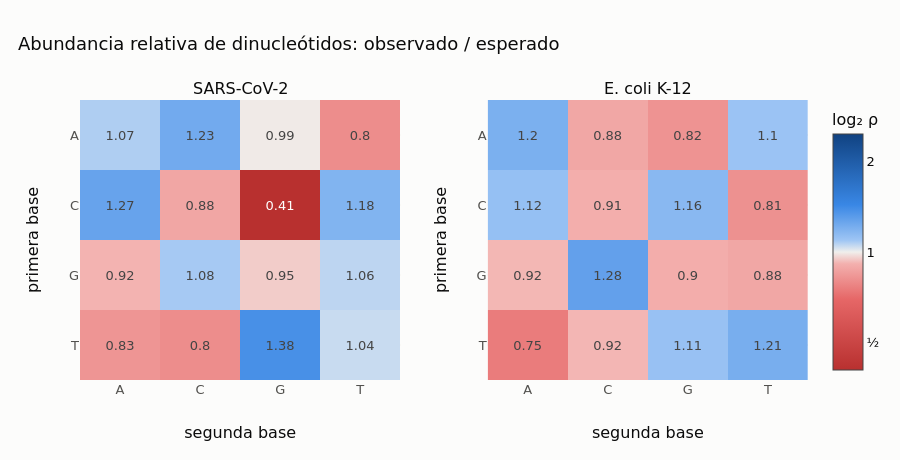

Notebook code for this chart:
### Markdown cell above
### 🖱️ Gráfico interactivo: observado contra esperado

Pase el cursor por cada celda: verá la frecuencia **observada**, la **esperada** y el cociente $\rho$. Compare el
dinucleótido **CG** en ambos genomas, y busque también **TA**: ¿está sub-representado en alguno?

### Code cell
def dinuc_detail(seq):
    arr = np.frombuffer(seq.encode("ascii"), dtype=np.uint8)
    code = np.full(256, -1); code[[ord(b) for b in "ACGT"]] = range(4)
    idx = code[arr]; ok = (idx[:-1] >= 0) & (idx[1:] >= 0)
    pairs = np.bincount(idx[:-1][ok] * 4 + idx[1:][ok], minlength=16).reshape(4, 4)
    f_xy = pairs / pairs.sum()
    f_x = np.bincount(idx[idx >= 0], minlength=4) / (idx >= 0).sum()
    return f_xy, np.outer(f_x, f_x)

div_scale = [[0.0, "#b8302f"], [0.3, "#e66767"], [0.45, "#f3b0ae"], [0.5, "#f0efec"],
             [0.55, "#9ec5f4"], [0.7, "#3987e5"], [1.0, "#104281"]]
fig_h = make_subplots(rows=1, cols=2, subplot_titles=list(rho), horizontal_spacing=0.12)
for col, (name, seq) in enumerate([("SARS-CoV-2", str(sars.seq).upper()), ("E. coli K-12", ecoli_seq)], start=1):
    obs, exp = dinuc_detail(seq)
    r = obs / exp
    custom = np.dstack([obs * 100, exp * 100, r])
    fig_h.add_trace(go.Heatmap(
        z=np.log2(r), x=list("ACGT"), y=list("ACGT"), zmin=-1.3, zmax=1.3, colorscale=div_scale,
        customdata=custom, text=np.round(r, 2), texttemplate="%{text}", showscale=(col == 2),
        colorbar=dict(title="log₂ ρ", tickvals=[-1, 0, 1], ticktext=["½", "1", "2"]),
        hovertemplate=("<b>%{y}%{x}</b> (" + name + ")<br>observado: %{customdata[0]:.2f} %"
                       "<br>esperado: %{customdata[1]:.2f} %<br>ρ = %{customdata[2]:.2f}<extra></extra>")),
        row=1, col=col)
fig_h.update_yaxes(autorange="reversed", title_text="primera base")
fig_h.update_xaxes(title_text="segunda base", showgrid=False)
fig_h.update_layout(title=dict(text="Abundancia relativa de dinucleótidos: observado / esperado"), height=460)
fig_h.show()

### Figure 1 — Plotly figure (JSON) as saved in the notebook; plotly's stock layout.template omitted (floating-point values rounded to 4 significant figures)
{"data": [{"colorbar": {"ticktext": ["½", "1", "2"], "tickvals": [-1, 0, 1], "title": {"text": "log₂ ρ"}}, "colorscale": [[0.0, "#b8302f"], [0.3, "#e66767"], [0.45, "#f3b0ae"], [0.5, "#f0efec"], [0.55, "#9ec5f4"], [0.7, "#3987e5"], [1.0, "#104281"]], "customdata": [9.631, 8.966, 1.074, 6.765, 5.499, 1.23, 5.826, 5.871, 0.9923, 7.719, 9.607, 0.8034, 6.969, 5.499, 1.267, 2.97, 3.373, 0.8804, 1.468, 3.601, 0.4077, 6.959, 5.893, 1.181, 5.391, 5.871, 0.9182, 3.906, 3.601, 1.085, 3.655, 3.844, 0.9508, 6.655, 6.291, 1.058, 7.949, 9.607, 0.8274, 4.725, 5.893, 0.8019, 8.658, 6.291, 1.376, 10.75, 10.29, 1.045], "hovertemplate": "<b>%{y}%{x}</b> (SARS-CoV-2)<br>observado: %{customdata[0]:.2f} %<br>esperado: %{customdata[1]:.2f} %<br>ρ = %{customdata[2]:.2f}<extra></extra>", "showscale": false, "text": [[1.07, 1.23, 0.99, 0.8], [1.27, 0.88, 0.41, 1.18], [0.92, 1.08, 0.95, 1.06], [0.83, 0.8, 1.38, 1.04]], "texttemplate": "%{text}", "type": "heatmap", "x": ["A", "C", "G", "T"], "xaxis": "x", "y": ["A", "C", "G", "T"], "yaxis": "y", "z": [[0.1033, 0.2989, -0.01116, -0.3158], [0.3418, -0.1838, -1.294, 0.2401], [-0.1231, 0.1173, -0.07272, 0.08126], [-0.2733, -0.3184, 0.4609, 0.06282]], "zmax": 1.3, "zmin": -1.3}, {"colorbar": {"ticktext": ["½", "1", "2"], "tickvals": [-1, 0, 1], "title": {"text": "log₂ ρ"}}, "colorscale": [[0.0, "#b8302f"], [0.3, "#e66767"], [0.45, "#f3b0ae"], [0.5, "#f0efec"], [0.55, "#9ec5f4"], [0.7, "#3987e5"], [1.0, "#104281"]], "customdata": [7.282, 6.061, 1.201, 5.532, 6.259, 0.8838, 5.128, 6.245, 0.8211, 6.678, 6.054, 1.103, 7.009, 6.259, 1.12, 5.856, 6.464, 0.906, 7.471, 6.449, 1.158, 5.088, 6.252, 0.8138, 5.761, 6.245, 0.9224, 8.275, 6.449, 1.283, 5.822, 6.435, 0.9048, 5.509, 6.238, 0.8831, 4.568, 6.054, 0.7545, 5.761, 6.252, 0.9215, 6.945, 6.238, 1.113, 7.316, 6.047, 1.21], "hovertemplate": "<b>%{y}%{x}</b> (E. coli K-12)<br>observado: %{customdata[0]:.2f} %<br>esperado: %{customdata[1]:.2f} %<br>ρ = %{customdata[2]:.2f}<extra></extra>", "showscale": true, "text": [[1.2, 0.88, 0.82, 1.1], [1.12, 0.91, 1.16, 0.81], [0.92, 1.28, 0.9, 0.88], [0.75, 0.92, 1.11, 1.21]], "texttemplate": "%{text}", "type": "heatmap", "x": ["A", "C", "G", "T"], "xaxis": "x2", "y": ["A", "C", "G", "T"], "yaxis": "y2", "z": [[0.2648, -0.1782, -0.2844, 0.1415], [0.1632, -0.1424, 0.2122, -0.2973], [-0.1165, 0.3597, -0.1443, -0.1793], [-0.4063, -0.118, 0.155, 0.2749]], "zmax": 1.3, "zmin": -1.3}], "layout": {"annotations": [{"font": {"size": 16}, "showarrow": false, "text": "SARS-CoV-2", "x": 0.22, "xanchor": "center", "xref": "paper", "y": 1.0, "yanchor": "bottom", "yref": "paper"}, {"font": {"size": 16}, "showarrow": false, "text": "E. coli K-12", "x": 0.78, "xanchor": "center", "xref": "paper", "y": 1.0, "yanchor": "bottom", "yref": "paper"}], "height": 460, "title": {"text": "Abundancia relativa de dinucleótidos: observado / esperado"}, "xaxis": {"anchor": "y", "domain": [0.0, 0.44], "showgrid": false, "title": {"text": "segunda base"}}, "xaxis2": {"anchor": "y2", "domain": [0.56, 1.0], "showgrid": false, "title": {"text": "segunda base"}}, "yaxis": {"anchor": "x", "autorange": "reversed", "domain": [0.0, 1.0], "title": {"text": "primera base"}}, "yaxis2": {"anchor": "x2", "autorange": "reversed", "domain": [0.0, 1.0], "title": {"text": "primera base"}}}}
